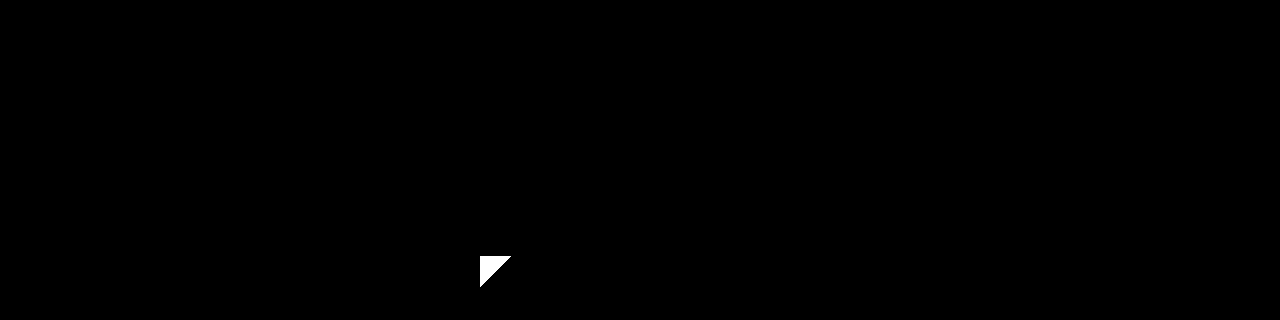

Below is a game level as drawn by its tile map, then a one-line description and the .tmx file that defines it, in full:
An orthogonal 40x10 tile map with 32x32 px tiles, 1 tile layer (Tile Layer 1).

<map version="1.2" tiledversion="1.3.5" orientation="orthogonal" renderorder="right-down" width="40" height="10" tilewidth="32" tileheight="32" infinite="0" nextlayerid="2" nextobjectid="1">
 <tileset firstgid="1" source="testTileset.tsx" />
 <layer id="1" name="Tile Layer 1" width="40" height="10">
  <data encoding="csv">
0,0,0,0,0,0,0,0,0,0,0,0,0,0,0,0,0,0,0,0,0,0,0,0,0,0,0,0,0,0,0,0,0,0,0,0,0,0,0,0,
0,0,0,0,0,0,0,0,0,0,0,0,0,0,0,0,0,0,0,0,0,0,0,0,0,0,0,0,0,0,0,0,0,0,0,0,0,0,0,0,
0,0,0,0,0,0,0,0,0,0,0,0,0,0,0,0,0,0,0,0,0,0,0,0,0,0,0,0,0,0,0,0,0,0,0,0,0,0,0,0,
0,0,0,0,0,0,0,0,0,0,0,0,0,0,0,0,0,0,0,0,0,0,0,0,0,0,0,0,0,0,0,0,0,0,0,0,0,0,0,0,
0,0,0,0,0,0,0,0,0,0,0,0,0,0,0,0,0,0,0,0,0,0,0,0,0,0,0,0,0,0,0,0,0,0,0,0,0,0,1,1,
0,0,0,0,0,0,0,0,0,0,0,0,0,0,0,0,0,0,0,0,0,0,0,0,0,0,0,0,0,1,1,0,0,0,0,0,0,0,1,1,
0,0,0,0,0,0,0,0,0,0,0,0,0,0,0,0,0,0,0,0,0,0,0,0,0,0,0,0,0,1,1,0,0,0,0,0,0,0,0,0,
0,0,0,0,0,0,0,0,0,0,0,0,0,0,0,0,0,0,0,0,0,0,0,0,1,1,1,1,1,1,1,0,0,0,0,0,0,0,0,0,
0,0,0,0,0,0,0,0,0,0,0,0,0,0,0,2,1,1,1,1,1,1,1,1,1,1,1,1,1,1,1,0,0,0,0,0,0,0,0,0,
1,1,1,1,1,1,1,1,1,1,1,1,1,1,1,1,1,1,1,1,1,1,1,1,1,1,1,1,1,1,1,1,1,1,1,1,1,1,1,1
</data>
 </layer>
</map>
